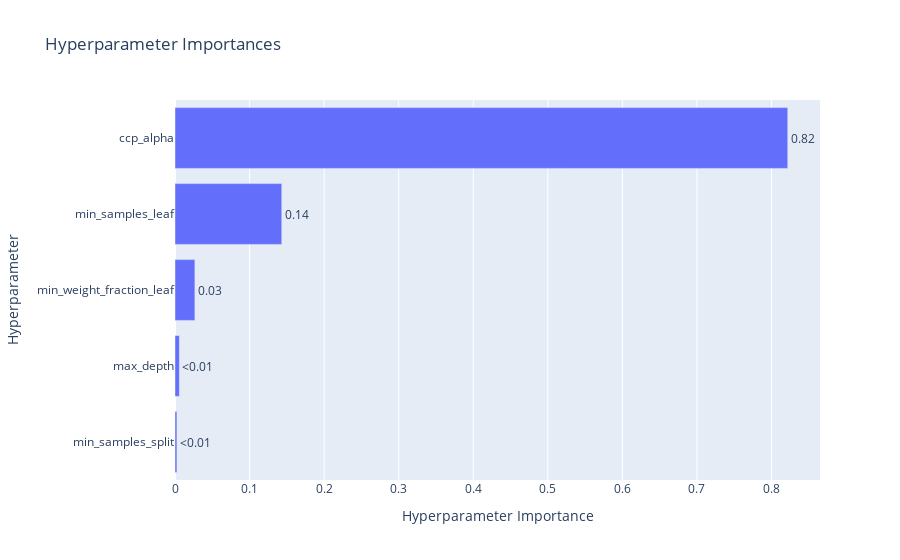

Notebook code for this chart:
### Code cell
optuna.visualization.plot_param_importances(study)

### Figure 1 — Plotly figure (JSON) as saved in the notebook; plotly's stock layout.template omitted (floating-point values rounded to 4 significant figures)
{"data": [{"cliponaxis": false, "hovertemplate": ["min_samples_split (IntDistribution): 0.002572927746232342<extra></extra>", "max_depth (IntDistribution): 0.005877364491821282<extra></extra>", "min_weight_fraction_leaf (FloatDistribution): 0.026664078850900153<extra></extra>", "min_samples_leaf (FloatDistribution): 0.1431520519691577<extra></extra>", "ccp_alpha (FloatDistribution): 0.8217335769418885<extra></extra>"], "name": "Objective Value", "orientation": "h", "text": ["<0.01", "<0.01", "0.03", "0.14", "0.82"], "textposition": "outside", "type": "bar", "x": [0.002573, 0.005877, 0.02666, 0.1432, 0.8217], "y": ["min_samples_split", "max_depth", "min_weight_fraction_leaf", "min_samples_leaf", "ccp_alpha"]}], "layout": {"title": {"text": "Hyperparameter Importances"}, "xaxis": {"title": {"text": "Hyperparameter Importance"}}, "yaxis": {"title": {"text": "Hyperparameter"}}}}
